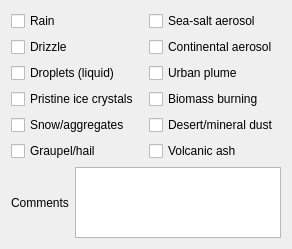
          <widget class="QWidget" name="page_6">
           <property name="geometry">
            <rect>
             <x>0</x>
             <y>0</y>
             <width>292</width>
             <height>249</height>
            </rect>
           </property>
           <attribute name="label">
            <string>Cloud, Precipitation and Aerosol Particles Sampled</string>
           </attribute>
           <layout class="QVBoxLayout" name="verticalLayout_21">
            <item>
             <layout class="QHBoxLayout" name="horizontalLayout_25">
              <item>
               <layout class="QVBoxLayout" name="verticalLayout_19">
                <item>
                 <widget class="QCheckBox" name="rainCheck">
                  <property name="text">
                   <string>Rain</string>
                  </property>
                 </widget>
                </item>
                <item>
                 <widget class="QCheckBox" name="drizzleCheck">
                  <property name="text">
                   <string>Drizzle</string>
                  </property>
                 </widget>
                </item>
                <item>
                 <widget class="QCheckBox" name="dropletsCheck">
                  <property name="text">
                   <string>Droplets (liquid)</string>
                  </property>
                 </widget>
                </item>
                <item>
                 <widget class="QCheckBox" name="pristineIceCrystalsCheck">
                  <property name="text">
                   <string>Pristine ice crystals</string>
                  </property>
                 </widget>
                </item>
                <item>
                 <widget class="QCheckBox" name="snowOrAggregatesCheck">
                  <property name="text">
                   <string>Snow/aggregates</string>
                  </property>
                 </widget>
                </item>
                <item>
                 <widget class="QCheckBox" name="graupelOrHailCheck">
                  <property name="text">
                   <string>Graupel/hail</string>
                  </property>
                 </widget>
                </item>
               </layout>
              </item>
              <item>
               <layout class="QVBoxLayout" name="verticalLayout_20">
                <item>
                 <widget class="QCheckBox" name="seaSaltAerosolCheck">
                  <property name="text">
                   <string>Sea-salt aerosol</string>
                  </property>
                 </widget>
                </item>
                <item>
                 <widget class="QCheckBox" name="continentalAerosolCheck">
                  <property name="text">
                   <string>Continental aerosol</string>
                  </property>
                 </widget>
                </item>
                <item>
                 <widget class="QCheckBox" name="urbanPlumeCheck">
                  <property name="text">
                   <string>Urban plume</string>
                  </property>
                 </widget>
                </item>
                <item>
                 <widget class="QCheckBox" name="biomassBurningCheck">
                  <property name="text">
                   <string>Biomass burning</string>
                  </property>
                 </widget>
                </item>
                <item>
                 <widget class="QCheckBox" name="desertOrMineralDustCheck">
                  <property name="text">
                   <string>Desert/mineral dust</string>
                  </property>
                 </widget>
                </item>
                <item>
                 <widget class="QCheckBox" name="volcanicAshCheck">
                  <property name="text">
                   <string>Volcanic ash</string>
                  </property>
                 </widget>
                </item>
               </layout>
              </item>
             </layout>
            </item>
            <item>
             <layout class="QHBoxLayout" name="horizontalLayout_26">
              <item>
               <widget class="QLabel" name="label_18">
                <property name="text">
                 <string>Comments</string>
                </property>
               </widget>
              </item>
              <item>
               <widget class="QTextEdit" name="PSOtherTextBox">
                <property name="maximumSize">
                 <size>
                  <width>16777215</width>
                  <height>75</height>
                 </size>
                </property>
               </widget>
              </item>
             </layout>
            </item>
           </layout>
          </widget>
